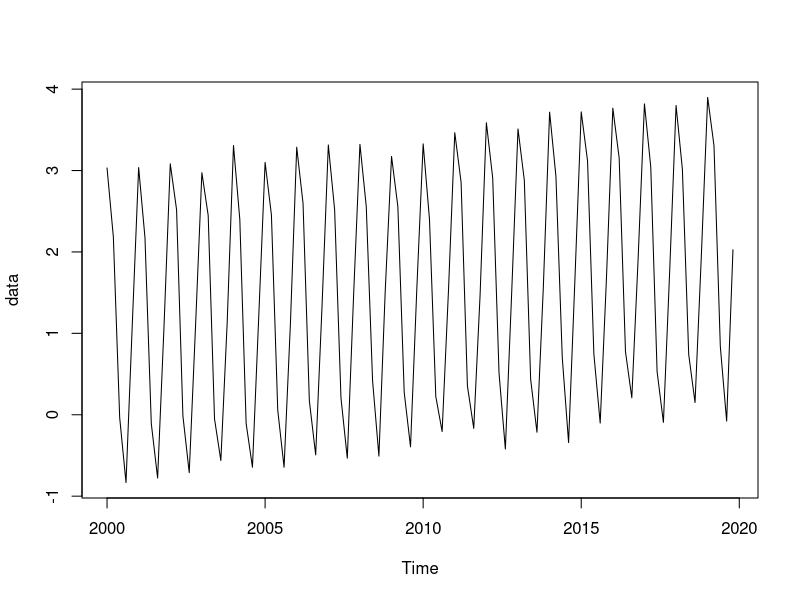
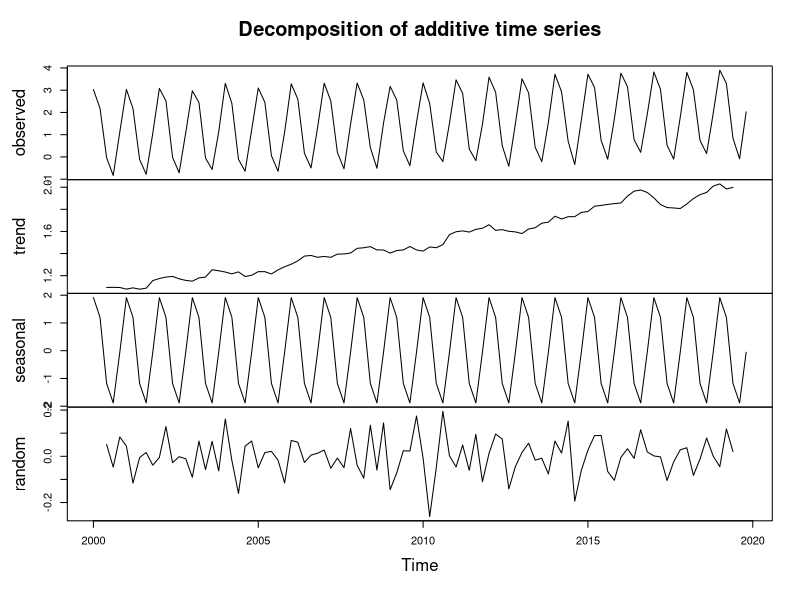
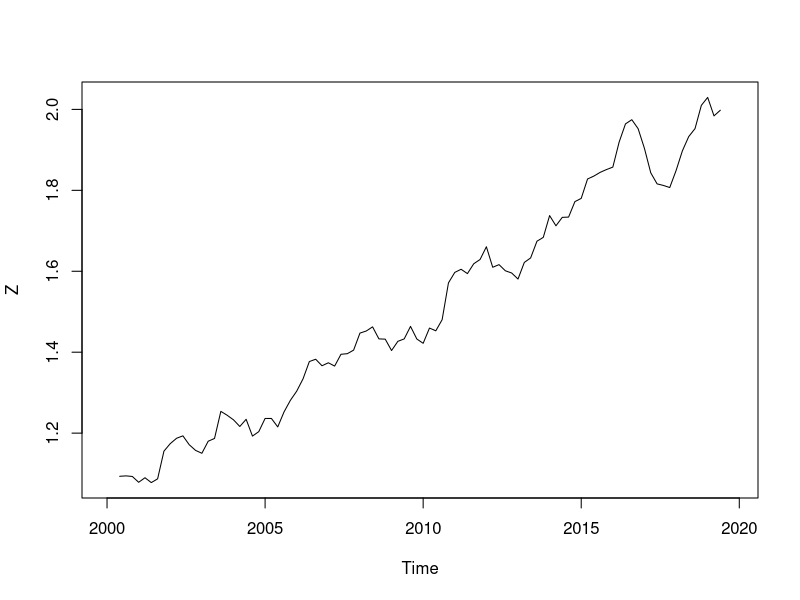
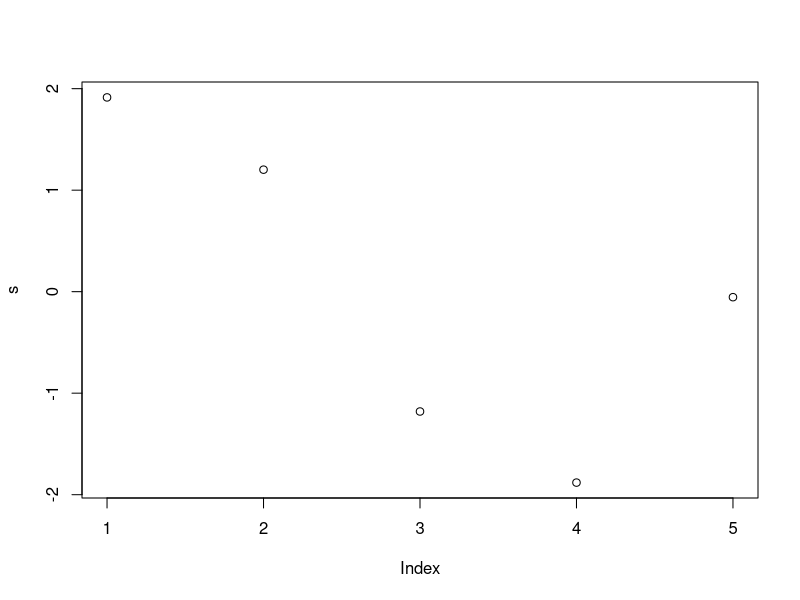
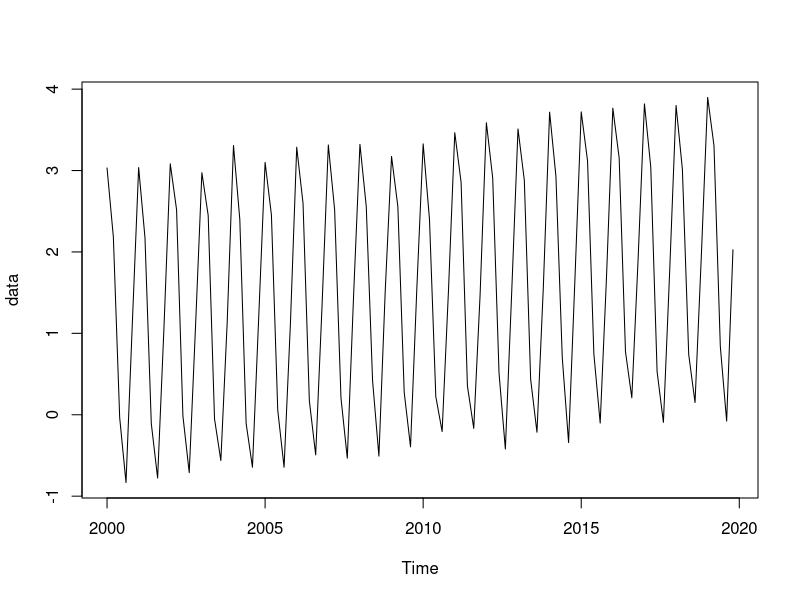
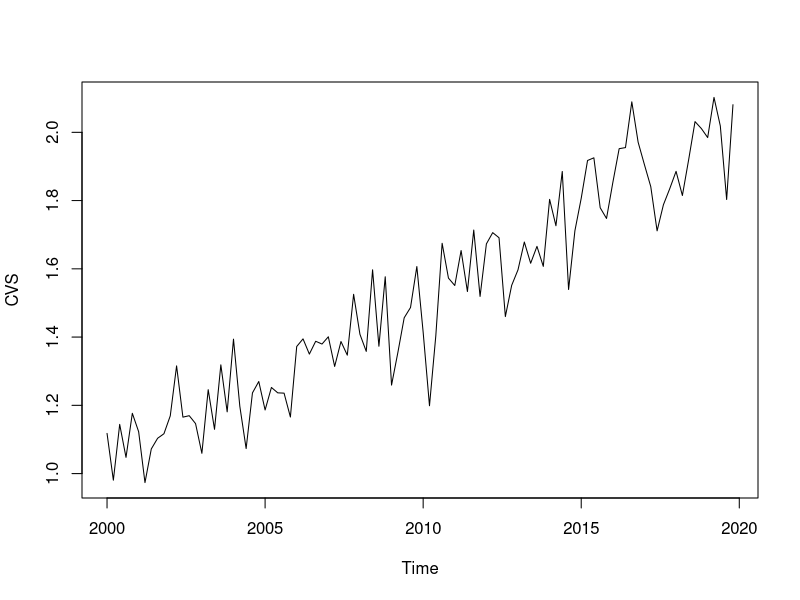
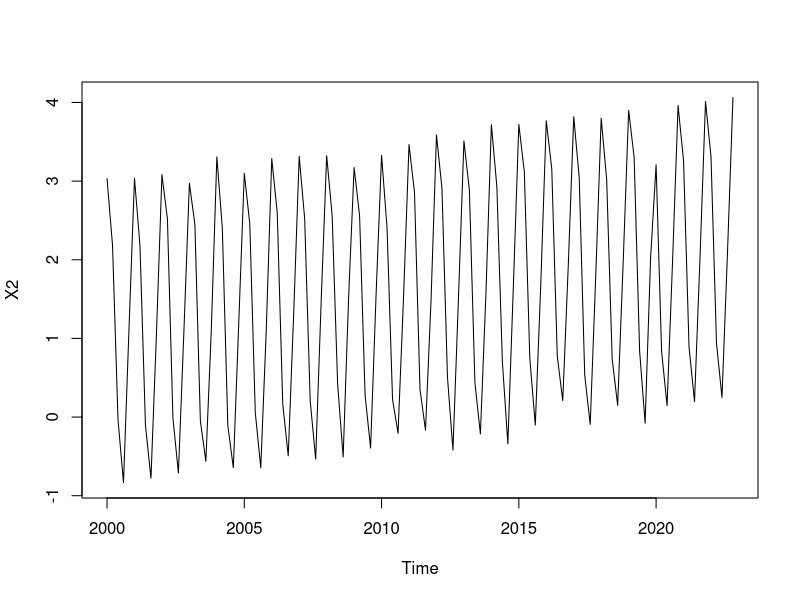
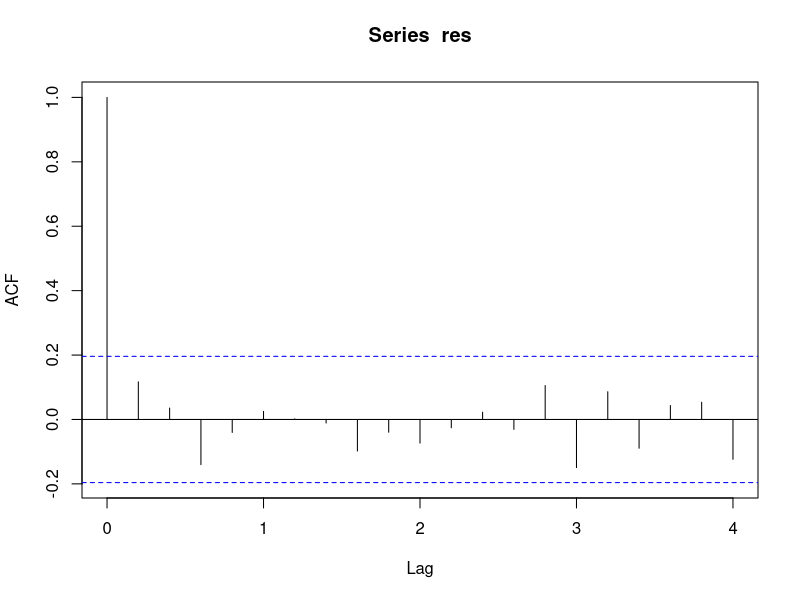

Write R code to recreate these figures, in order.
## ---- chunk 1
data=array()
erreur<-rnorm(100,sd=1/10,mean=0)
## ---- chunk 2
for (i in 1:100){
  data[i]= (0.01*i)+1+(2*sin((2*pi*i)/5) )+ erreur[i]
}
## ---- chunk 3
data<-as.ts(data)
data<-ts(data,start=2000,frequency=5)
ts.plot(data)

## ---- chunk 4
data.dcp= decompose(data,type="add") 
plot(data.dcp)
## ---- chunk 5
filt<-rep(1/5,5)
Z<-filter(data,filter=filt,sides=2)
Z<-ts(Z,start=2000,frequency=5)
ts.plot(Z)
## ---- chunk 6
S<-data-Z
## ---- chunk 7
s<-tapply(S,cycle(S),mean,na.rm=T)
s<-s-mean(s)
plot(s)

CVS<-matrix(1,20,5)
## ---- chunk 8
for (i in 1 :20) {
  for (j in 1 :5) {
    CVS[i,j]=t(matrix(data,5,20))[i,j]-s[j]
  }
}
## ---- chunk 9
CVS=as.vector(t(CVS)) 
CVS=as.ts(CVS) 
CVS=ts(CVS,start=2000,frequency=5)
## ---- chunk 10
ts.plot(data)
ts.plot(CVS)
## ---- chunk 11
s
## ---- chunk 12
y=time(CVS)
CVS.lm=lm(CVS~y)
CVS.lm$coefficient 


## ---- chunk 13

for (i in 1 :5) {
  print(2*sin((2*pi*i)/5))
}

## ---- chunk 14
X1=rep(1,15)
for (i in 1:15)
  {X1[i]=-102.44482083+0.05170816*(2020+5%%1+(i-1)/5) +s[i%%5+1]}
  
X2=c(as.vector(data),X1)

X2=as.ts(X2)
X2=ts(X2,start=2000,frequency=5)
plot(X2)





## ---- chunk 15
res=CVS-CVS.lm$fitted.values
res=res/sqrt(var(res))
acf(res)
hist(res)
qqnorm(res)
abline(0,1)
## ---- chunk 16
data.dcp= decompose(data,type="add") 
plot(data.dcp)
## ---- chunk 17
plot(data.dcp$trend)
plot(Z)
## ---- chunk 18
if(sum(data.dcp$figure==s)==length(s)){
  print("les valeurs sont identique")
}

## ---- chunk 19
plot(data.dcp$figure)
plot(s)
